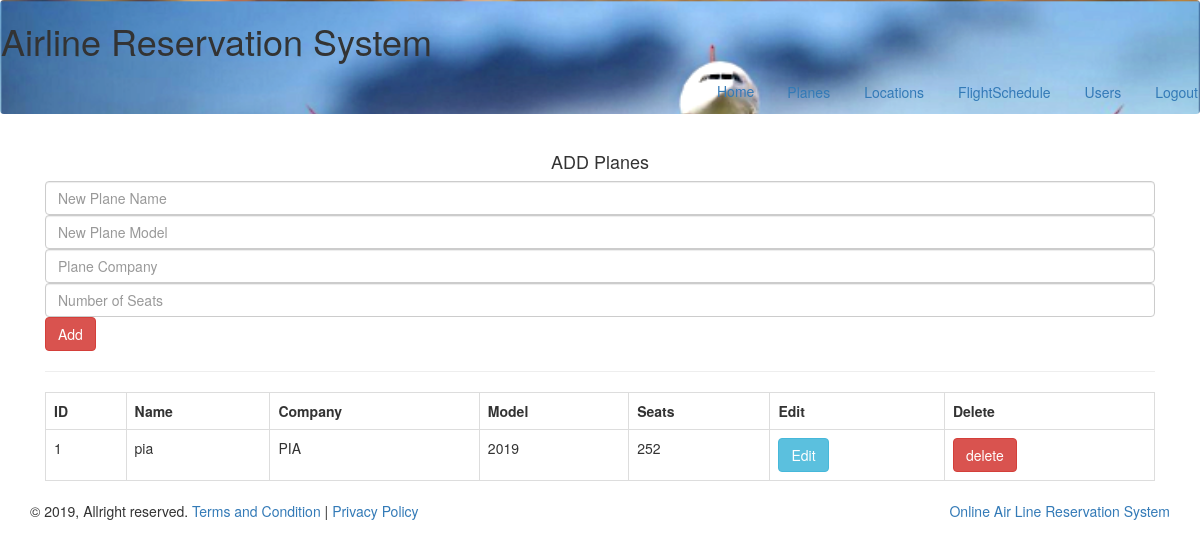
Page /add-planes.php (signed in) on the committed database.
### tables this page shows
CREATE TABLE `planes` (
  `PlaneID` int(11) NOT NULL,
  `Model` varchar(11) NOT NULL,
  `Company` varchar(100) NOT NULL,
  `Name` varchar(100) NOT NULL,
  `NSeats` int(12) NOT NULL
);

### add-planes.php (the view, shortened to what this page needs)
<?php include_once "connect.php";
?>
 <!DOCTYPE html>
<html lang="en">
  <head>
    <link href="css/bootstrap.min.css" rel="stylesheet">
  </head>
  <body  >
  <div class="navbar" style=" background-image:url(img/airline.png);  background-size: cover;"  >
      <header> <h1>Airline Reservation System</h1></header>
				   <ul class="nav nav-pills navbar-right">
                                                      <li><a href="Admin.php">Home</a></li>
                                                         <li><a href="add-Planes.php"class="btn">Planes</a></li>
                                                        <li><a href="add-Locations.php"class="btn">Locations</a></li>
                                                        <li><a href="Add-Flight-Schedule.php"class="btn">FlightSchedule</a></li>
                                                        <li><a href="View-Users.php"class="btn">Users</a></li>
                                                        <li><a href="Logout.php"class="btn">Logout</a></li>
          </ul>
        </div>
<div class="section contact" id="contact" style="margin-top: 2em !important">
<div class="container">
<h4 class="rad-txt text-center">
<span class="abtxt1">ADD</span>
<span class="abtxt2">Planes</span>
</h4>
<div class="contact-form">
<div class="col-md-12">
<form method="post" >
<input type="text" name="name" placeholder="New Plane Name " class="form-control" required>
<input type="number" name="model" placeholder="New Plane Model " class="form-control" required>
<input type="text" name="company" placeholder="Plane Company " class="form-control" required>
<input type="number" name="seats" placeholder="Number of Seats " class="form-control" required>
<input type="submit" name="add" value="Add" class="btn btn-danger">
</form><hr>
    <table class="table table-bordered w3-table w3-striped w3-bordered">
        <tr>
            <th>ID</th>
            <th>Name</th>
              <th>Company</th>
                <th>Model</th>
                  <th>Seats</th>
            <th>Edit</th>
            <th>Delete</th>
        </tr>
        <?php
        $shares = "SELECT * FROM planes ORDER BY PlaneID DESC ";
        $result = mysqli_query($db,$shares);
        $num = mysqli_num_rows($result);
        if($num == 0){
            echo "<tr><td>Nothing.</td></tr>";
        }else{
            $counter = 0;
            while($row = mysqli_fetch_assoc($result)){
                $id = $row['PlaneID'];
                $name = $row['Name'];
  $company = $row['Company'];
    $model= $row['Model'];
      $nseats = $row['NSeats'];
            $counter++;
            ?>
            <tr>
                <td><?php echo $counter ?></td>
                <td><?php echo $name ?></td>
                <td><?php echo $company ?></td>
                <td><?php echo $model ?></td>
                <td><?php echo $nseats ?></td>
                <td><a class='btn btn-info' href="add-planes.php?edit=<?php echo $id ?>">Edit</a></td>
                <td><a class='btn btn-danger' href="add-planes.php?del=<?php echo $id ?>">delete</a></td>
            </tr>
            <?php
           }?>
              </table>
                <?php
        }
         ?>
</div>
<div class="clearfix"></div>
</div>
</div>
</div>
<div class="footerBottomSection">
		<div class="container">
			&copy; 2019, Allright reserved. <a href="#">Terms and Condition</a> | <a href="#">Privacy Policy</a>
			<div class="pull-right"> <a href="index.html">Online Air Line Reservation System</a></div>
		</div>
	</div>
	</body>
</html>

### rows in the picture
planes: Name "pia", Company "PIA", Model "2019", NSeats "252"
